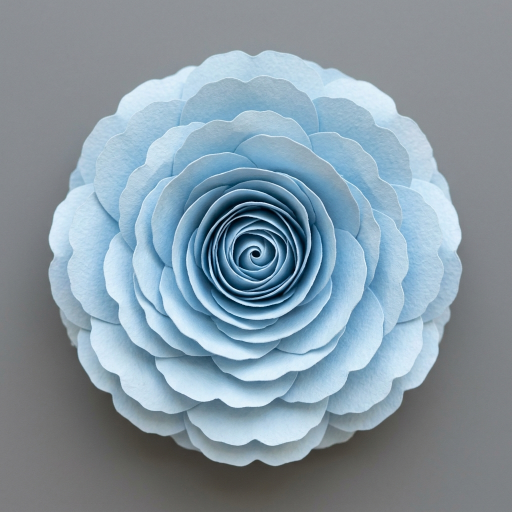
#> input picture assets/raw/blue-01.png, 1024 x 1024 px (shown at 1/2 size)
$ python process_assets.py
#> lines starting #> are read from the running program, lines starting #| are printed output that depends on the picture; after the words box and inside, x2 and y2 are one past the last pixel; in counts of white or black regions, pixels touching at a corner belong together
import os
import sys
import glob
from pathlib import Path
import numpy as np
import cv2
from PIL import Image

try:
    sys.stdout.reconfigure(encoding='utf-8')
except Exception:
    pass

TARGET_SIZES = {
    'hero': 1024,
    'bud': 256,
    'petal': 128,
    'default': 512
}

EXPECTED_FILES = [
    'hero.webp',
    'pink-01.webp', 'pink-02.webp', 'pink-03.webp',
    'rose-01.webp', 'rose-02.webp',
    'peach-01.webp', 'peach-02.webp', 'peach-03.webp',
    'mint-01.webp', 'mint-02.webp',
    'blue-01.webp', 'blue-02.webp',
    'ivory-01.webp', 'ivory-02.webp',
    'bud-pink-01.webp', 'bud-coral-01.webp', 'bud-white-01.webp',
    'petal-01.webp', 'petal-02.webp'
]

def get_target_size(stem_name: str) -> int:
    stem_lower = stem_name.lower()
    if stem_lower.startswith('hero'):
        return TARGET_SIZES['hero']
    elif stem_lower.startswith('bud'):
        return TARGET_SIZES['bud']
    elif stem_lower.startswith('petal'):
        return TARGET_SIZES['petal']
    return TARGET_SIZES['default']

def process_single_image(input_path: str, output_path: str, target_size: int):
    # 1. Đọc ảnh RGB
#> called with input_path = 'assets/raw/blue-01.png', output_path = 'assets/flowers/blue-01.webp', target_size = 512
    pil_img = Image.open(input_path).convert('RGB')
#> pil_img is the input picture: PIL image 1024x1024 RGB; mean R, G, B 134.7, 152.6, 164.4
    img = np.array(pil_img)
    h, w, _ = img.shape
#> h = 1024; w = 1024

    # 2. Phân tích màu nền và bóng đổ (shadows)
    # Nền và bóng trên nền xám đều có đặc trưng là xám trung tính (chênh lệch giữa R, G, B rất nhỏ)
    ch_diff = np.max(img, axis=2).astype(np.int32) - np.min(img, axis=2).astype(np.int32)
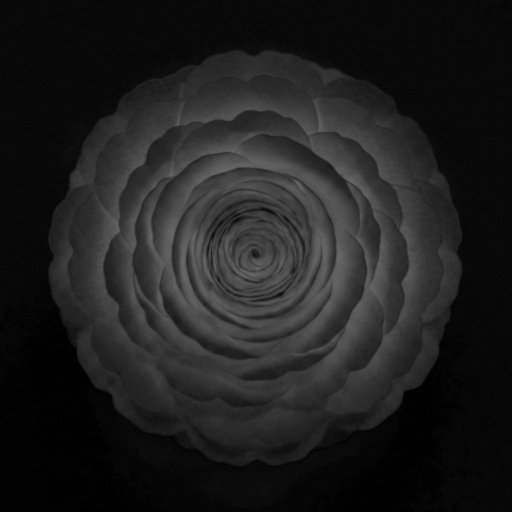
#> ch_diff: shape (1024, 1024) int32 (shown at 1/2 size); min 0, max 106, mean 30.7
    brightness = np.mean(img, axis=2)
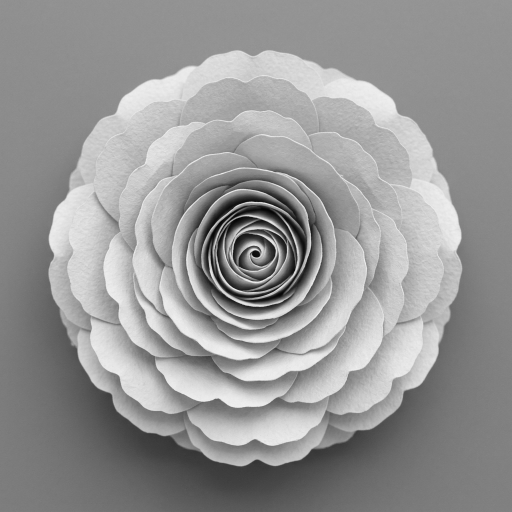
#> brightness: shape (1024, 1024) float64 (shown at 1/2 size); min 3, max 246.3, mean 150.5

    # Lấy mẫu màu viền ảnh
    border_pixels = np.concatenate([
        img[0, :], img[-1, :],
        img[:, 0], img[:, -1]
    ], axis=0)
    bg_color = np.median(border_pixels, axis=0)
#> bg_color = [131, 134, 139]

    # Khoảng cách Euclidean tới màu viền
    diff = img.astype(np.float32) - bg_color
    euc_dist = np.sqrt(np.sum(diff ** 2, axis=2))
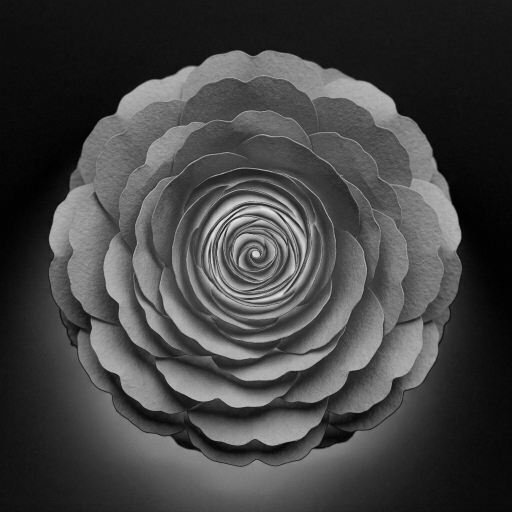
#> euc_dist: shape (1024, 1024) float64 (shown at 1/2 size); min 0, max 228.1, mean 67.1

    # Pixel được coi là ứng viên nền/bóng đổ nếu:
    # - Rất gần màu viền (euc_dist < 36) HOẶC
    # - Là pixel xám trung tính (ch_diff < 24) có độ sáng từ tối vừa đến xám (25 <= brightness <= 185)
    is_shadow_or_bg = (euc_dist < 36.0) | ((ch_diff < 24) & (brightness >= 25) & (brightness <= 185))
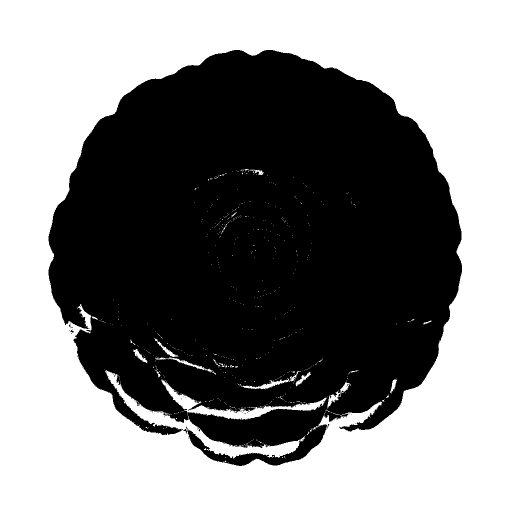
#> is_shadow_or_bg: shape (1024, 1024) bool (shown at 1/2 size); 51.9% white; 54 black regions (52 under 20 px), largest, box (x1, y1, x2, y2) and area: (97, 100, 924, 932) 504292, (366, 858, 375, 867) 28

    # 3. Tìm vùng nền liên thông trực tiếp với 4 cạnh viền ngoài (Connected Components)
    num_labels, labels = cv2.connectedComponents(is_shadow_or_bg.astype(np.uint8))
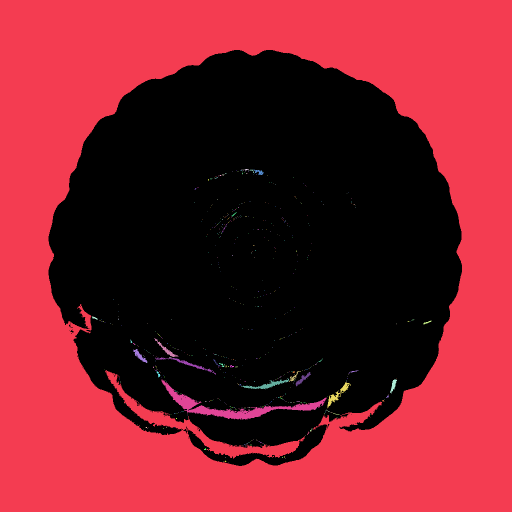
#> labels: shape (1024, 1024) int32 (shown at 1/2 size); 542 distinct labels, from 0 to 541; one colour per label, 0 black
#> num_labels = 542
    border_labels = set(np.unique(np.concatenate([
        labels[0, :], labels[-1, :],
        labels[:, 0], labels[:, -1]
    ])))
#> border_labels = 1 item
    if 0 in border_labels:
        border_labels.remove(0)

    outer_bg = np.isin(labels, list(border_labels))
#> outer_bg: shape (1024, 1024) bool; 51.1% white; 32 black regions (30 under 20 px), largest, box (x1, y1, x2, y2) and area: (97, 100, 924, 932) 512846, (366, 858, 375, 867) 28
    fg_mask = ~outer_bg

    # 4. Tạo kênh alpha ban đầu
    alpha = np.zeros((h, w), dtype=np.float32)
    alpha[fg_mask] = 1.0

    # 5. Co alpha 1px để khử răng cưa và mép xám thô
    kernel_1 = cv2.getStructuringElement(cv2.MORPH_ELLIPSE, (3, 3))
    alpha_eroded = cv2.erode(alpha, kernel_1, iterations=1)

    # 6. Defringe: trong dải 3px sát biên ngoài, xóa mọi pixel xám trung tính
    kernel_3 = cv2.getStructuringElement(cv2.MORPH_ELLIPSE, (7, 7))
    dilated_bg = cv2.dilate(outer_bg.astype(np.uint8), kernel_3) > 0
#> dilated_bg: shape (1024, 1024) bool; 52.3% white; 2 black regions (1 under 20 px), largest, box (x1, y1, x2, y2) and area: (100, 103, 921, 929) 499686
    boundary_zone = dilated_bg & (alpha_eroded > 0)
#> boundary_zone: shape (1024, 1024) bool; 0.85% white in thin lines or dots, all inside (x1, y1, x2, y2) = (98, 101, 923, 931)

    # Xóa pixel xám trung tính sát biên (chênh lệch kênh < 24, độ sáng 45-190)
    neutral_grey_edge = boundary_zone & (ch_diff < 24) & (brightness >= 45) & (brightness <= 190)
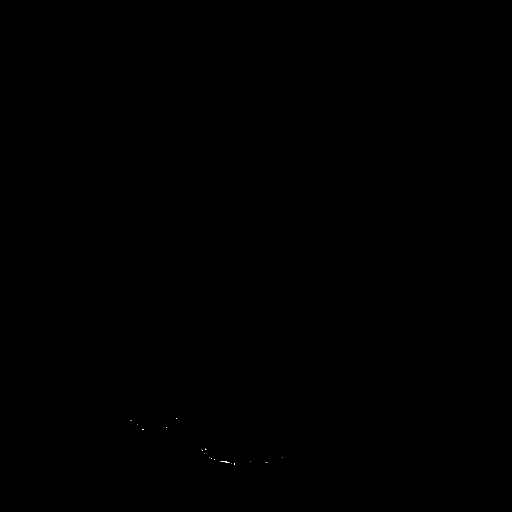
#> neutral_grey_edge: shape (1024, 1024) bool (shown at 1/2 size); 0.01% white in thin lines or dots, all inside (x1, y1, x2, y2) = (261, 836, 565, 929)
    alpha_eroded[neutral_grey_edge] = 0.0

    # 7. Khử viền xám (de-fringing) trên màu RGB ở các pixel bán trong suốt sát biên
    cleaned_img = img.astype(np.float32)
    edge_blend = boundary_zone & (alpha_eroded > 0.05) & (alpha_eroded < 0.95)
#> edge_blend: shape (1024, 1024) bool; every value is 0
    if np.any(edge_blend):
        alpha_3d = np.expand_dims(alpha_eroded, axis=2)
        cleaned_img[edge_blend] = np.clip(
            (cleaned_img[edge_blend] - (1.0 - alpha_3d[edge_blend]) * bg_color) / np.maximum(alpha_3d[edge_blend], 0.2),
            0.0, 255.0
        )

    # Làm mượt alpha 1px nhẹ
    alpha_smooth = cv2.GaussianBlur(alpha_eroded, (3, 3), 0.5)
    alpha_smooth[outer_bg] = 0.0
    alpha_smooth = np.clip(alpha_smooth, 0.0, 1.0)

    rgba = np.dstack([cleaned_img.astype(np.uint8), (alpha_smooth * 255).astype(np.uint8)])

    # 8. Cắt sát viền (Trim bounding box) và chừa 3% đệm
    non_zero = np.where(alpha_smooth > 0.05)
    if len(non_zero[0]) == 0:
        print(f"Cảnh báo: không tìm thấy đối tượng trong {input_path}")
        return

    ymin, ymax = np.min(non_zero[0]), np.max(non_zero[0])
    xmin, xmax = np.min(non_zero[1]), np.max(non_zero[1])

    obj_h = ymax - ymin
    obj_w = xmax - xmin
    side = max(obj_h, obj_w)

    pad = int(side * 0.03)
    center_y = (ymin + ymax) // 2
    center_x = (xmin + xmax) // 2
    half_side = (side // 2) + pad

    crop_ymin = center_y - half_side
    crop_ymax = center_y + half_side
    crop_xmin = center_x - half_side
    crop_xmax = center_x + half_side

    crop_size = 2 * half_side
    cropped = np.zeros((crop_size, crop_size, 4), dtype=np.uint8)

    src_ymin = max(0, crop_ymin)
    src_ymax = min(h, crop_ymax)
#> src_ymax = 954
    src_xmin = max(0, crop_xmin)
    src_xmax = min(w, crop_xmax)
#> src_xmax = 949

    dst_ymin = src_ymin - crop_ymin
    dst_ymax = dst_ymin + (src_ymax - src_ymin)
#> dst_ymax = 878
    dst_xmin = src_xmin - crop_xmin
    dst_xmax = dst_xmin + (src_xmax - src_xmin)
#> dst_xmax = 878

    cropped[dst_ymin:dst_ymax, dst_xmin:dst_xmax] = rgba[src_ymin:src_ymax, src_xmin:src_xmax]
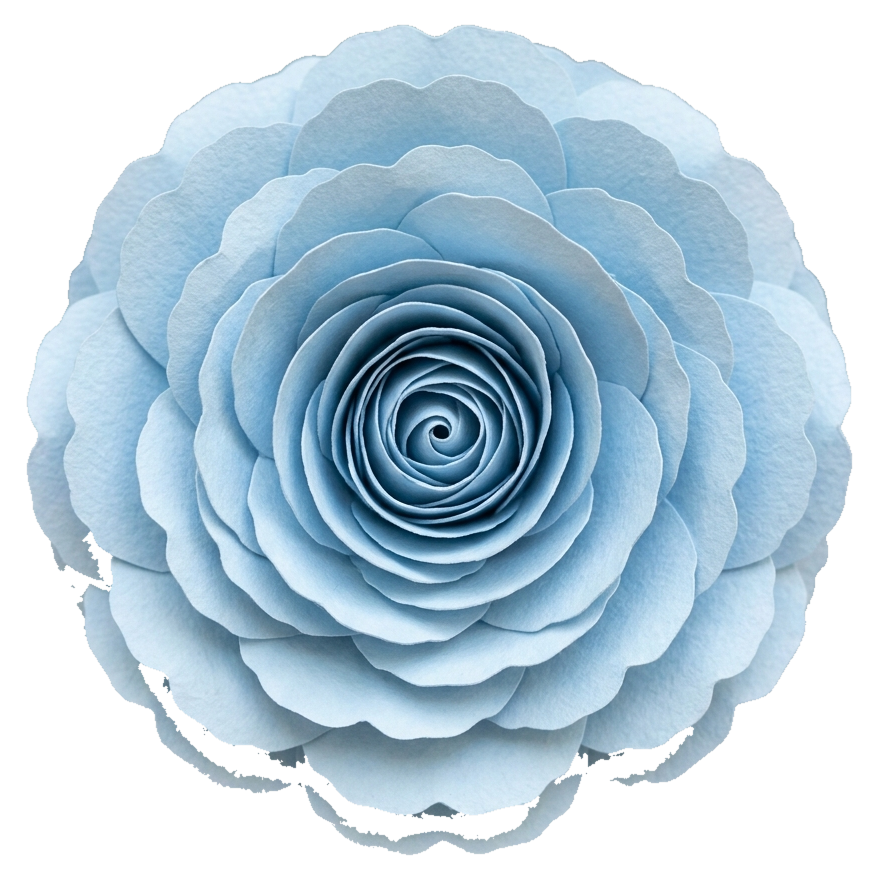
#> cropped: shape (878, 878, 4); mean R, G, B, A 137.4, 160.9, 176, 168.2; transparent parts drawn white

    # 9. Resize về kích thước cạnh mong muốn (Lanczos)
    out_pil = Image.fromarray(cropped, mode='RGBA')
    out_pil = out_pil.resize((target_size, target_size), Image.Resampling.LANCZOS)

    # 10. Xuất WebP có alpha chất lượng 85
    os.makedirs(os.path.dirname(output_path), exist_ok=True)
    out_pil.save(output_path, 'WEBP', quality=85, method=6)

def generate_contact_sheet(flower_dir: Path, output_path: Path):
    """Xuất contact-sheet.png hiển thị từng sprite trên nền xanh trời và nền đen để kiểm tra mắt."""
    files = sorted(list(flower_dir.glob('*.webp')))
    if not files:
        return

    cell_size = 256
    cols = 4
    rows = (len(files) + cols - 1) // cols

    sheet_w = cols * (cell_size * 2 + 20) + 40
    sheet_h = rows * (cell_size + 30) + 40

    sheet = Image.new('RGB', (sheet_w, sheet_h), (245, 245, 248))
    sky_col = (169, 214, 240) # Màu nền trời garden.html
    blk_col = (12, 12, 15)    # Nền đen

    for idx, f in enumerate(files):
        r = idx // cols
        c = idx % cols

        im = Image.open(f).convert('RGBA')
        im_thumb = im.resize((cell_size - 12, cell_size - 12), Image.Resampling.LANCZOS)

        base_x = c * (cell_size * 2 + 20) + 20
        base_y = r * (cell_size + 30) + 20

        # Cột nền xanh trời
        sky_box = Image.new('RGB', (cell_size - 12, cell_size - 12), sky_col)
        sky_box.paste(im_thumb, (0, 0), im_thumb)
        sheet.paste(sky_box, (base_x, base_y))

        # Cột nền đen
        blk_box = Image.new('RGB', (cell_size - 12, cell_size - 12), blk_col)
        blk_box.paste(im_thumb, (0, 0), im_thumb)
        sheet.paste(blk_box, (base_x + cell_size - 6, base_y))

    output_path.parent.mkdir(parents=True, exist_ok=True)
    sheet.save(str(output_path), 'PNG')
    print(f"[Contact Sheet] Đã lưu: {output_path} ({len(files)} sprites trên nền xanh & đen)")

def run():
    raw_dir = Path('assets/raw')
    out_dir = Path('assets/flowers')
    out_dir.mkdir(parents=True, exist_ok=True)

    raw_files = list(raw_dir.glob('*.png')) + list(raw_dir.glob('*.jpg')) + list(raw_dir.glob('*.jpeg'))
    processed_stems = set()

    print("=== BÁO CÁO XỬ LÝ ẢNH (PROCESS ASSETS) ===")
    if not raw_files:
        print(f"Chưa tìm thấy ảnh gốc trong thư mục {raw_dir}")
    else:
        for rf in raw_files:
            stem = rf.stem
            target_size = get_target_size(stem)
            out_file = out_dir / f"{stem}.webp"
            try:
                process_single_image(str(rf), str(out_file), target_size)
                processed_stems.add(f"{stem}.webp")
                kb_size = out_file.stat().st_size / 1024
                print(f"[OK] {rf.name} -> {out_file.name} ({target_size}x{target_size}, {kb_size:.1f} KB)")
            except Exception as e:
                print(f"[ERR] Không thể xử lý {rf.name}: {e}")
#> pass 2 of the loop in run, `for rf in raw_files:`:
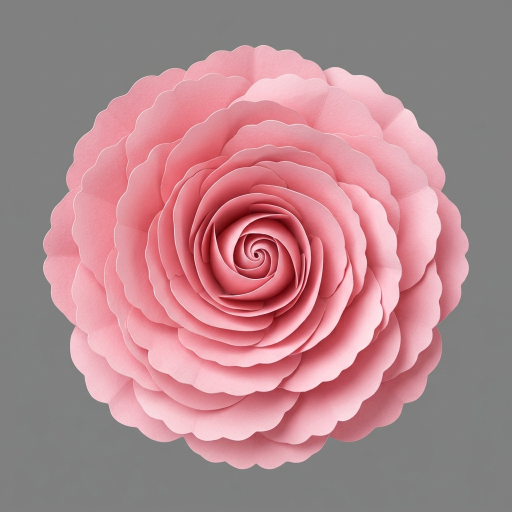
#> input picture assets/raw/hero.png, 1024 x 1024 px (shown at 1/2 size)
#> in process_single_image, pil_img is the input picture: PIL image 1024x1024 RGB; mean R, G, B 177.6, 135.2, 140.8
#> bg_color = [128, 128, 128]
#> in process_single_image (call 2), `is_shadow_or_bg = (euc_dist < 36.0) | ((ch_diff < 24) & (brightness >=..`:
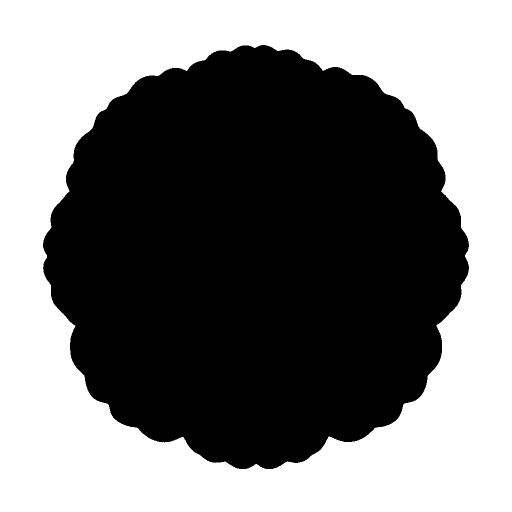
#> is_shadow_or_bg: shape (1024, 1024) bool (shown at 1/2 size); 48.1% white; 1 white region, box (x1, y1, x2, y2) and area: (0, 0, 1024, 1024) 503988
#> num_labels = 2
#> dilated_bg: shape (1024, 1024) bool; 48.9% white; 1 white region, box (x1, y1, x2, y2) and area: (0, 0, 1024, 1024) 512323
#> boundary_zone: shape (1024, 1024) bool; 0.55% white in thin lines or dots, all inside (x1, y1, x2, y2) = (87, 91, 937, 937)
#> in process_single_image (call 2), `cropped[dst_ymin:dst_ymax, dst_xmin:dst_xmax] = rgba[src_ymin:src_ymax..`:
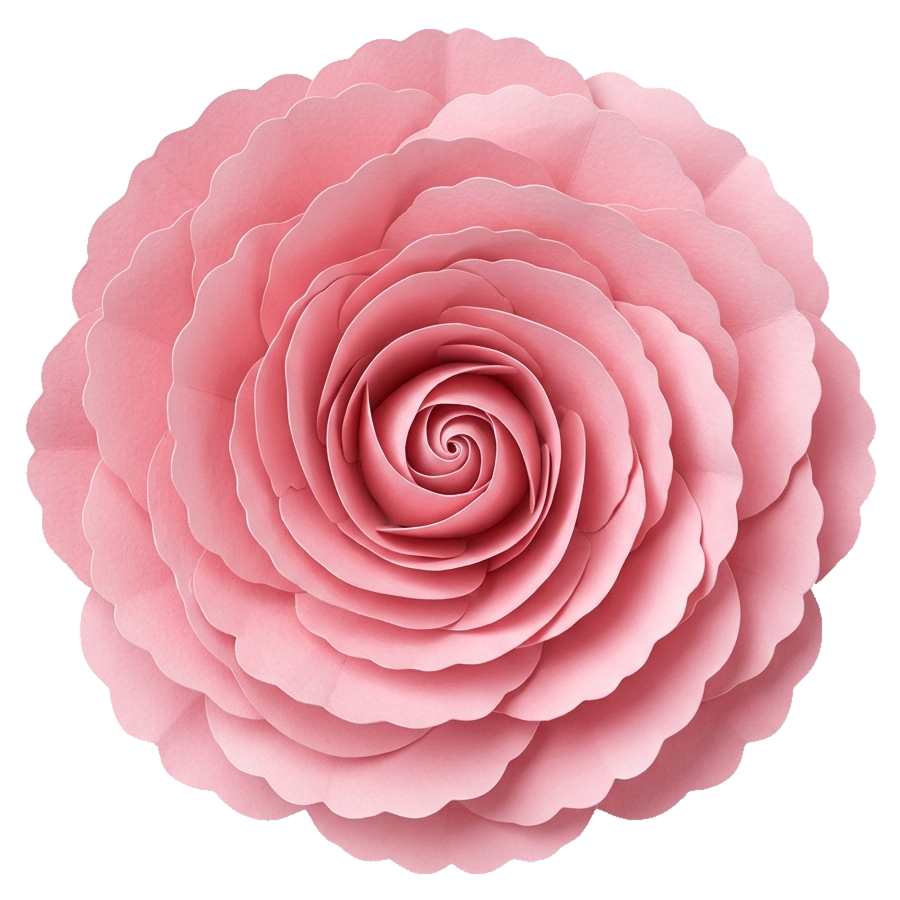
#> cropped: shape (900, 900, 4); mean R, G, B, A 192.3, 137.3, 144.7, 170.6; transparent parts drawn white
#> out_pil: PIL image 1024x1024 RGBA
#> pass 3 of the loop in run, `for rf in raw_files:`:
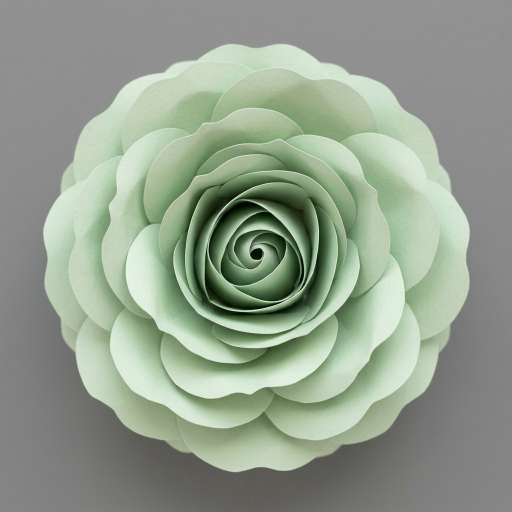
#> input picture assets/raw/mint-01.png, 1024 x 1024 px (shown at 1/2 size)
#> in process_single_image, pil_img is the input picture: PIL image 1024x1024 RGB; mean R, G, B 146.9, 158.4, 142.2
#> bg_color = [137, 137, 137]
#> is_shadow_or_bg: shape (1024, 1024) bool; 53.6% white; 291 black regions (288 under 20 px), largest, box (x1, y1, x2, y2) and area: (87, 88, 939, 944) 485625, (446, 312, 456, 324) 33, (691, 394, 698, 400) 20
#> in process_single_image (call 3), `num_labels, labels = cv2.connectedComponents(is_shadow_or_bg.astype(np..`:
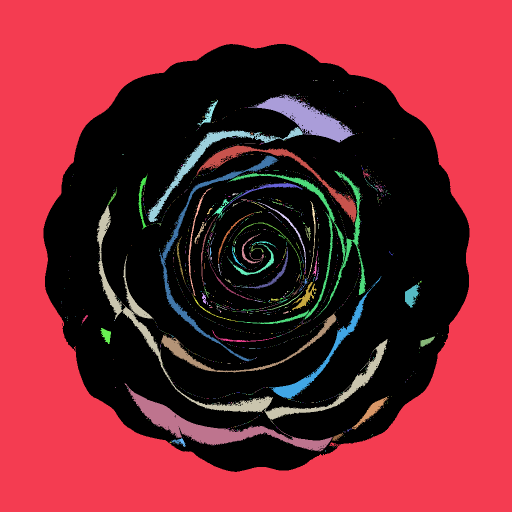
#> labels: shape (1024, 1024) int32 (shown at 1/2 size); 1459 distinct labels, from 0 to 1458; one colour per label, 0 black
#> num_labels = 1459
#> outer_bg: shape (1024, 1024) bool; 46.8% white; 1 white region, box (x1, y1, x2, y2) and area: (0, 0, 1024, 1024) 490841
#> dilated_bg: shape (1024, 1024) bool; 47.6% white; 1 white region, box (x1, y1, x2, y2) and area: (0, 0, 1024, 1024) 499150
#> boundary_zone: shape (1024, 1024) bool; 0.55% white in thin lines or dots, all inside (x1, y1, x2, y2) = (88, 89, 938, 943)
#> neutral_grey_edge: shape (1024, 1024) bool; 0% white in thin lines or dots, all inside (x1, y1, x2, y2) = (107, 337, 817, 836)
#> in process_single_image (call 3), `cropped[dst_ymin:dst_ymax, dst_xmin:dst_xmax] = rgba[src_ymin:src_ymax..`:
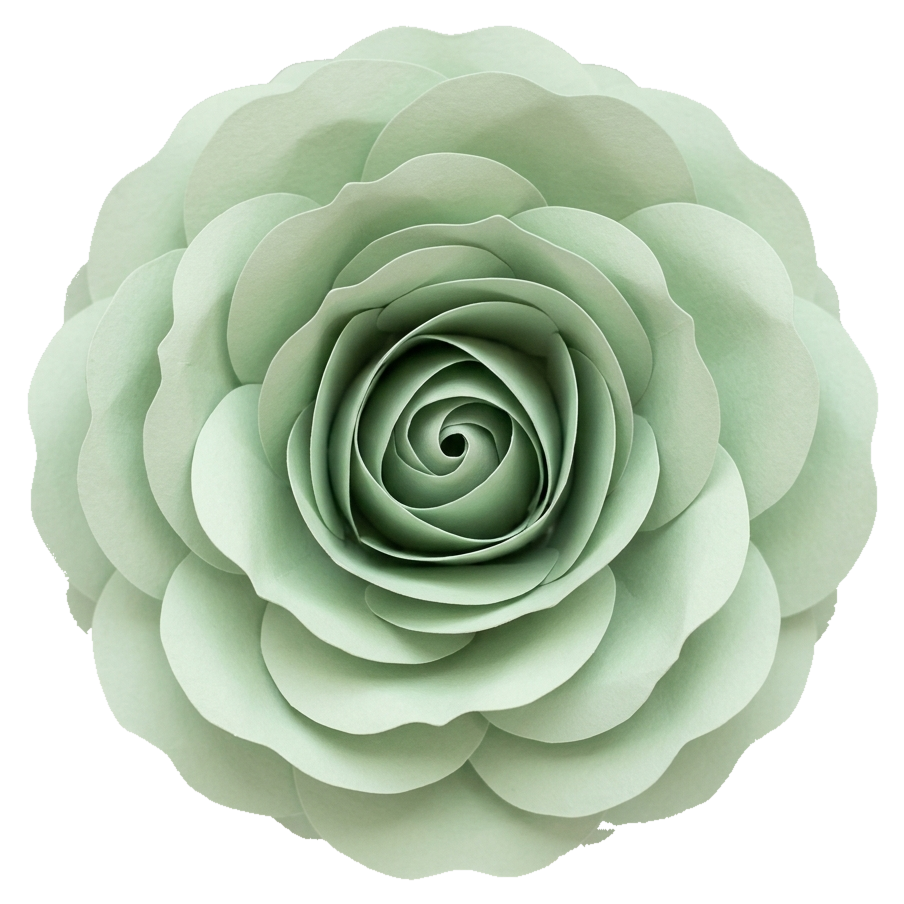
#> cropped: shape (904, 904, 4); mean R, G, B, A 150.8, 165.6, 145.1, 173.2; transparent parts drawn white
#> out_pil: PIL image 512x512 RGBA

    # Kiểm tra danh sách file mong muốn
    print("\n--- KIỂM TRA TÀI NGUYÊN assets/flowers/ ---")
    existing_files = set(f.name for f in out_dir.glob('*.webp'))
    missing = []
    total_size = 0

    for exp in EXPECTED_FILES:
        if exp in existing_files:
            sz = (out_dir / exp).stat().st_size
            total_size += sz
            print(f"  [x] {exp:18} ({sz/1024:.1f} KB)")
        else:
            missing.append(exp)
            print(f"  [ ] {exp:18} (CHƯA CÓ)")

    print(f"\nTổng dung lượng hiện có: {total_size/1024:.1f} KB")
    if missing:
        print(f"Còn thiếu {len(missing)}/{len(EXPECTED_FILES)} ảnh. Trang web sẽ dùng sprite dự phòng cho các ảnh thiếu.")
    else:
        print("TẤT CẢ TÀI NGUYÊN ĐÃ ĐẦY ĐỦ!")

    # Tự động xuất contact-sheet.png vào assets/debug/ để kiểm tra trực quan
    generate_contact_sheet(out_dir, Path('assets/debug/contact-sheet.png'))

if __name__ == '__main__':
    run()
